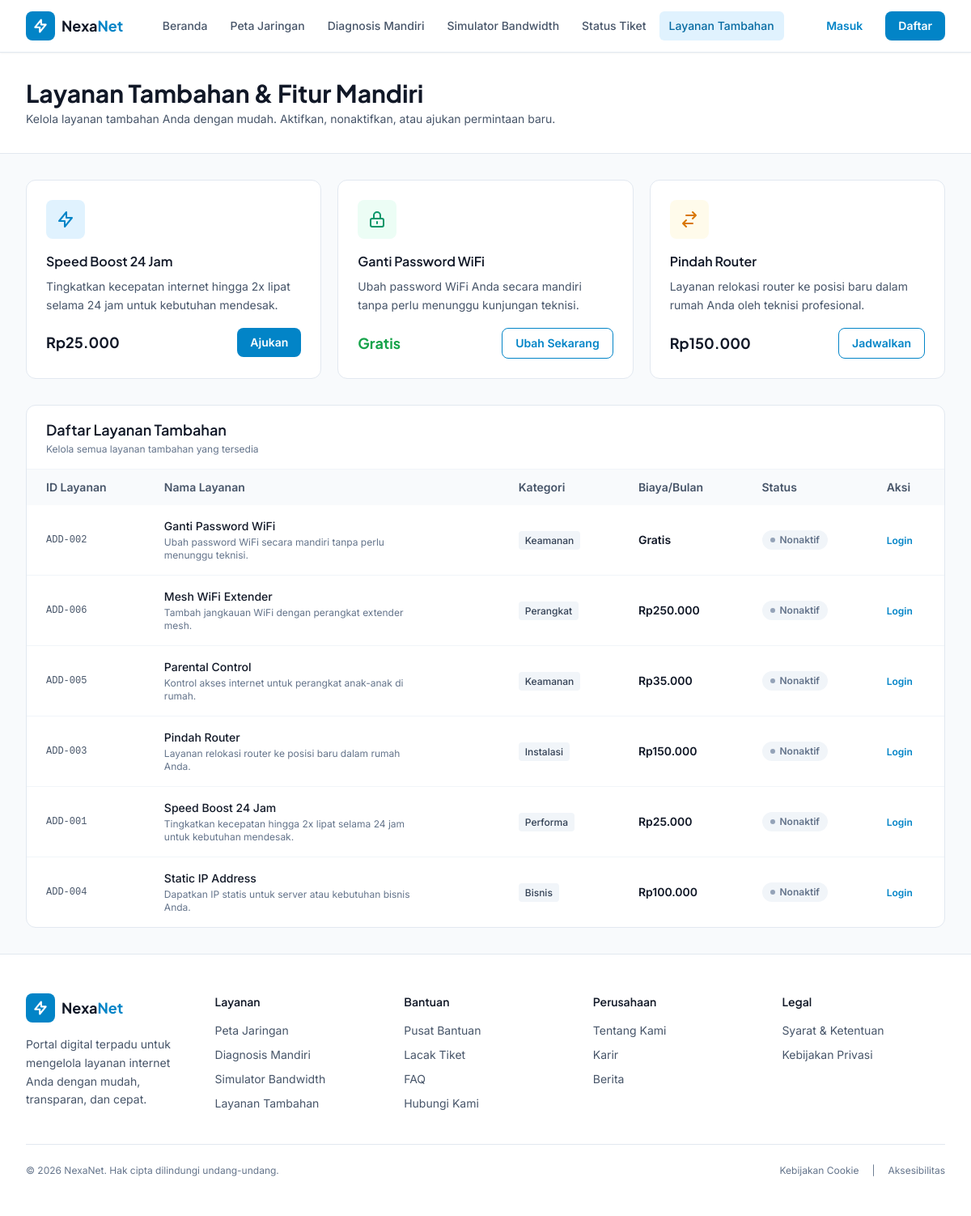
Page /layanan-tambahan.php on the committed database.
### tables this page shows
CREATE TABLE addons (
    id INT PRIMARY KEY AUTO_INCREMENT,
    kode_addon VARCHAR(20) UNIQUE NOT NULL,
    nama VARCHAR(100) NOT NULL,
    deskripsi TEXT,
    kategori VARCHAR(50),
    harga INT DEFAULT 0,
    aktif BOOLEAN DEFAULT FALSE,
    INDEX idx_aktif (aktif)
);

### config/functions.php (called while the page is built, shortened)
<?php
function formatRupiah($angka) {
    return 'Rp' . number_format($angka, 0, ',', '.');
}
function getAddons($pdo) {
    $stmt = $pdo->query("SELECT * FROM addons ORDER BY nama");
    return $stmt->fetchAll();
}
?>

### config/session.php (called while the page is built, shortened)
<?php
function isLoggedIn() {
    return isset($_SESSION['user_id']);
}
?>

### layanan-tambahan.php (the view, shortened to what this page needs)
<?php
require_once 'config/functions.php';
require_once 'config/session.php';
$addons = getAddons($pdo);
$user = isLoggedIn() ? getCurrentUser($pdo) : null;
$myAddons = $user ? getUserAddons($pdo, $user['id']) : [];
$myAddonIds = array_column($myAddons, 'addon_id');
include 'includes/header.php';
include 'includes/navbar.php';
?>
<main class="flex-1">
    <section class="bg-white border-b border-slate-200">
        <div class="max-w-container mx-auto px-4 sm:px-6 lg:px-8 py-8">
            <h1 class="font-display font-bold text-2xl lg:text-3xl text-ink">Layanan Tambahan & Fitur Mandiri</h1>
            <p class="text-sm text-slate-600 mt-1">Kelola layanan tambahan Anda dengan mudah. Aktifkan, nonaktifkan, atau ajukan permintaan baru.</p>
        </div>
    </section>
    <section class="max-w-container mx-auto px-4 sm:px-6 lg:px-8 py-8">
        <div class="grid md:grid-cols-3 gap-5 mb-8">
            <div class="bg-white rounded-xl border border-slate-200 p-6 card-hover">
                <div class="w-12 h-12 rounded-lg bg-brand-50 text-brand-600 flex items-center justify-center mb-4"><svg class="w-6 h-6" fill="none" stroke="currentColor" stroke-width="2" viewBox="0 0 24 24"><path stroke-linecap="round" stroke-linejoin="round" d="M13 10V3L4 14h7v7l9-11h-7z"/></svg></div>
                <h3 class="font-display font-semibold text-ink mb-2">Speed Boost 24 Jam</h3>
                <p class="text-sm text-slate-600 mb-4 leading-relaxed">Tingkatkan kecepatan internet hingga 2x lipat selama 24 jam untuk kebutuhan mendesak.</p>
                <div class="flex items-center justify-between"><span class="font-display font-bold text-lg text-ink">Rp25.000</span><button data-modal-target="speedBoostModal" class="px-4 py-2 bg-brand-600 hover:bg-brand-700 text-white font-semibold text-sm rounded-lg transition-colors">Ajukan</button></div>
            </div>
            <div class="bg-white rounded-xl border border-slate-200 p-6 card-hover">
                <div class="w-12 h-12 rounded-lg bg-emerald-50 text-emerald-600 flex items-center justify-center mb-4"><svg class="w-6 h-6" fill="none" stroke="currentColor" stroke-width="2" viewBox="0 0 24 24"><path stroke-linecap="round" stroke-linejoin="round" d="M12 15v2m-6 4h12a2 2 0 002-2v-6a2 2 0 00-2-2H6a2 2 0 00-2 2v6a2 2 0 002 2zm10-10V7a4 4 0 00-8 0v4h8z"/></svg></div>
                <h3 class="font-display font-semibold text-ink mb-2">Ganti Password WiFi</h3>
                <p class="text-sm text-slate-600 mb-4 leading-relaxed">Ubah password WiFi Anda secara mandiri tanpa perlu menunggu kunjungan teknisi.</p>
                <div class="flex items-center justify-between"><span class="font-display font-bold text-lg text-status-normal">Gratis</span><button onclick="alert('Fitur ganti password WiFi akan segera tersedia. Silakan hubungi CS.')" class="px-4 py-2 border border-brand-600 text-brand-600 hover:bg-brand-50 font-semibold text-sm rounded-lg transition-colors">Ubah Sekarang</button></div>
            </div>
            <div class="bg-white rounded-xl border border-slate-200 p-6 card-hover">
                <div class="w-12 h-12 rounded-lg bg-amber-50 text-amber-600 flex items-center justify-center mb-4"><svg class="w-6 h-6" fill="none" stroke="currentColor" stroke-width="2" viewBox="0 0 24 24"><path stroke-linecap="round" stroke-linejoin="round" d="M8 7h12m0 0l-4-4m4 4l-4 4m0 6H4m0 0l4 4m-4-4l4-4"/></svg></div>
                <h3 class="font-display font-semibold text-ink mb-2">Pindah Router</h3>
                <p class="text-sm text-slate-600 mb-4 leading-relaxed">Layanan relokasi router ke posisi baru dalam rumah Anda oleh teknisi profesional.</p>
                <div class="flex items-center justify-between"><span class="font-display font-bold text-lg text-ink">Rp150.000</span><button onclick="alert('Silakan login untuk menjadwalkan pindah router')" class="px-4 py-2 border border-brand-600 text-brand-600 hover:bg-brand-50 font-semibold text-sm rounded-lg transition-colors">Jadwalkan</button></div>
            </div>
        </div>
        <div class="bg-white rounded-xl border border-slate-200 overflow-hidden">
            <div class="px-6 py-4 border-b border-slate-100 flex items-center justify-between"><div><h2 class="font-display font-semibold text-lg text-ink">Daftar Layanan Tambahan</h2><p class="text-xs text-slate-500 mt-0.5">Kelola semua layanan tambahan yang tersedia</p></div></div>
            <div class="overflow-x-auto">
                <table class="w-full text-sm">
                    <thead class="bg-slate-50 text-slate-600"><tr><th class="text-left px-6 py-3 font-semibold">ID Layanan</th><th class="text-left px-6 py-3 font-semibold">Nama Layanan</th><th class="text-left px-6 py-3 font-semibold">Kategori</th><th class="text-left px-6 py-3 font-semibold">Biaya/Bulan</th><th class="text-left px-6 py-3 font-semibold">Status</th><th class="text-left px-6 py-3 font-semibold">Aksi</th></tr></thead>
                    <tbody class="divide-y divide-slate-100">
                        <?php foreach ($addons as $a):
                            $isActivated = in_array($a['id'], $myAddonIds);
                        ?>
                        <tr class="hover:bg-slate-50">
                            <td class="px-6 py-4 font-mono text-xs text-slate-600"><?php echo htmlspecialchars($a['kode_addon']); ?></td>
                            <td class="px-6 py-4"><div class="font-medium text-ink"><?php echo htmlspecialchars($a['nama']); ?></div><div class="text-xs text-slate-500 mt-0.5 max-w-xs"><?php echo htmlspecialchars($a['deskripsi']); ?></div></td>
                            <td class="px-6 py-4"><span class="px-2 py-1 rounded bg-slate-100 text-slate-700 text-xs font-medium"><?php echo htmlspecialchars($a['kategori']); ?></span></td>
                            <td class="px-6 py-4 font-semibold text-ink"><?php echo $a['harga'] === 0 ? 'Gratis' : formatRupiah($a['harga']); ?></td>
                            <td class="px-6 py-4"><span class="inline-flex items-center gap-1.5 px-2.5 py-1 rounded-full text-xs font-semibold <?php echo $isActivated ? 'bg-status-normal/10 text-status-normal' : 'bg-slate-100 text-slate-500'; ?>"><span class="w-1.5 h-1.5 rounded-full <?php echo $isActivated ? 'bg-status-normal' : 'bg-slate-400'; ?>"></span><?php echo $isActivated ? 'Aktif' : 'Nonaktif'; ?></span></td>
                            <td class="px-6 py-4">
                                <?php if ($user): ?>
                                    <button class="addon-toggle text-xs font-semibold <?php echo $isActivated ? 'text-status-outage hover:underline' : 'text-brand-600 hover:underline'; ?>" data-addon-id="<?php echo $a['id']; ?>" data-action="<?php echo $isActivated ? 'deactivate' : 'activate'; ?>"><?php echo $isActivated ? 'Nonaktifkan' : 'Aktifkan'; ?></button>
                                <?php else: ?>
                                    <a href="login.php?redirect=layanan-tambahan.php" class="text-xs font-semibold text-brand-600 hover:underline">Login</a>
                                <?php endif; ?>
                            </td>
                        </tr>
                        <?php endforeach; ?>
                    </tbody>
                </table>
            </div>
        </div>
    </section>
</main>
<?php include 'includes/footer.php'; ?>

### assets/css/custom.css (style rules this page uses)
html { scroll-behavior: smooth; }
.card-hover { transition: transform 0.2s ease, box-shadow 0.2s ease; }

### rows in the picture
addons: kode_addon "ADD-002", nama "Ganti Password WiFi", deskripsi "Ubah password WiFi secara mandiri tanpa perlu menunggu teknisi.", kategori "Keamanan", harga "Gratis", shows "Nonaktif"
addons: kode_addon "ADD-006", nama "Mesh WiFi Extender", deskripsi "Tambah jangkauan WiFi dengan perangkat extender mesh.", kategori "Perangkat", harga "Rp250.000", shows "Nonaktif"
addons: kode_addon "ADD-005", nama "Parental Control", deskripsi "Kontrol akses internet untuk perangkat anak-anak di rumah.", kategori "Keamanan", harga "Rp35.000", shows "Nonaktif"
addons: kode_addon "ADD-003", nama "Pindah Router", deskripsi "Layanan relokasi router ke posisi baru dalam rumah Anda.", kategori "Instalasi", harga "Rp150.000", shows "Nonaktif"
addons: kode_addon "ADD-001", nama "Speed Boost 24 Jam", deskripsi "Tingkatkan kecepatan hingga 2x lipat selama 24 jam untuk kebutuhan mendesak.", kategori "Performa", harga "Rp25.000", shows "Nonaktif"
addons: kode_addon "ADD-004", nama "Static IP Address", deskripsi "Dapatkan IP statis untuk server atau kebutuhan bisnis Anda.", kategori "Bisnis", harga "Rp100.000", shows "Nonaktif"

### other values in the picture
$item['label'] "Beranda"
$item['label'] "Peta Jaringan"
$item['label'] "Diagnosis Mandiri"
$item['label'] "Simulator Bandwidth"
$item['label'] "Status Tiket"
$item['label'] "Layanan Tambahan"
